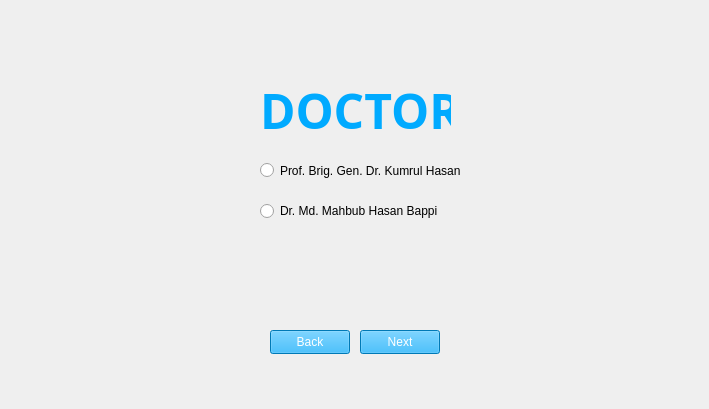
    <widget class="QWidget" name="doctor_7">
     <property name="minimumSize">
      <size>
       <width>700</width>
       <height>0</height>
      </size>
     </property>
     <widget class="QLabel" name="img_9">
      <property name="geometry">
       <rect>
        <x>0</x>
        <y>0</y>
        <width>700</width>
        <height>400</height>
       </rect>
      </property>
      <property name="text">
       <string/>
      </property>
      <property name="pixmap">
       <pixmap>../Resourses/img2.jpg</pixmap>
      </property>
      <property name="scaledContents">
       <bool>true</bool>
      </property>
     </widget>
     <widget class="QRadioButton" name="doc_9">
      <property name="geometry">
       <rect>
        <x>260</x>
        <y>160</y>
        <width>211</width>
        <height>21</height>
       </rect>
      </property>
      <property name="text">
       <string>Prof. Brig. Gen. Dr. Kumrul Hasan</string>
      </property>
     </widget>
     <widget class="QRadioButton" name="doc_10">
      <property name="geometry">
       <rect>
        <x>260</x>
        <y>200</y>
        <width>211</width>
        <height>22</height>
       </rect>
      </property>
      <property name="text">
       <string>Dr. Md. Mahbub Hasan Bappi</string>
      </property>
     </widget>
     <widget class="QLabel" name="text_15">
      <property name="geometry">
       <rect>
        <x>260</x>
        <y>70</y>
        <width>191</width>
        <height>81</height>
       </rect>
      </property>
      <property name="font">
       <font>
        <family>Bahnschrift SemiBold</family>
        <pointsize>36</pointsize>
        <bold>true</bold>
       </font>
      </property>
      <property name="focusPolicy">
       <enum>Qt::NoFocus</enum>
      </property>
      <property name="acceptDrops">
       <bool>false</bool>
      </property>
      <property name="autoFillBackground">
       <bool>false</bool>
      </property>
      <property name="styleSheet">
       <string notr="true">color: rgb(41, 48, 48);
color: rgb(0, 170, 255);</string>
      </property>
      <property name="text">
       <string>DOCTOR</string>
      </property>
      <property name="textFormat">
       <enum>Qt::AutoText</enum>
      </property>
      <property name="scaledContents">
       <bool>false</bool>
      </property>
     </widget>
     <widget class="QPushButton" name="next_4">
      <property name="geometry">
       <rect>
        <x>360</x>
        <y>330</y>
        <width>80</width>
        <height>24</height>
       </rect>
      </property>
      <property name="styleSheet">
       <string notr="true">color: rgb(255, 255, 255);
background-color: rgb(0, 170, 255);</string>
      </property>
      <property name="text">
       <string>Next</string>
      </property>
     </widget>
     <widget class="QPushButton" name="back_4">
      <property name="geometry">
       <rect>
        <x>270</x>
        <y>330</y>
        <width>80</width>
        <height>24</height>
       </rect>
      </property>
      <property name="styleSheet">
       <string notr="true">color: rgb(255, 255, 255);
background-color: rgb(0, 170, 255);</string>
      </property>
      <property name="text">
       <string>Back</string>
      </property>
     </widget>
    </widget>
